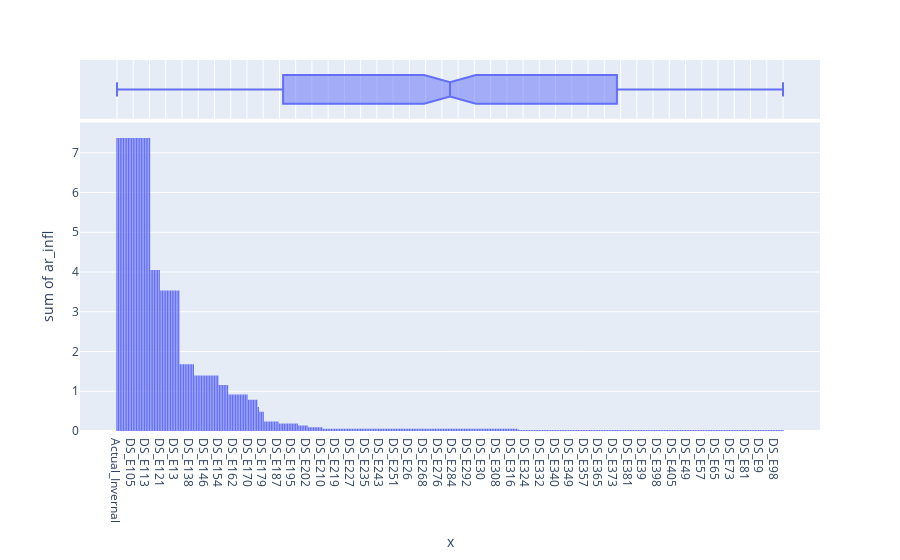

The code cell stored with this chart in its notebook:
### Code cell
px.histogram(df[['ar_infl']].sort_values('ar_infl', ascending=False),x=df[['ar_infl']].index,y='ar_infl',marginal='box')

### Figure 1 — Plotly figure (JSON) as saved in the notebook; plotly's stock layout.template omitted (floating-point values rounded to 4 significant figures; data arrays with more than 128 entries replaced by an {"elided": "..."} marker saying what was removed)
{"data": [{"alignmentgroup": "True", "bingroup": "x", "histfunc": "sum", "hovertemplate": "x=%{x}<br>sum of ar_infl=%{y}<extra></extra>", "legendgroup": "", "marker": {"color": "#636efa", "pattern": {"shape": ""}}, "name": "", "offsetgroup": "", "orientation": "v", "showlegend": false, "type": "histogram", "x": {"elided": "411 str values"}, "xaxis": "x", "y": {"elided": "411 float values"}, "yaxis": "y"}, {"alignmentgroup": "True", "hovertemplate": "x=%{x}<extra></extra>", "legendgroup": "", "marker": {"color": "#636efa"}, "name": "", "notched": true, "offsetgroup": "", "showlegend": false, "type": "box", "x": {"elided": "411 str values"}, "xaxis": "x2", "yaxis": "y2"}], "layout": {"autosize": true, "barmode": "relative", "legend": {"tracegroupgap": 0}, "margin": {"t": 60}, "xaxis": {"anchor": "y", "autorange": true, "domain": [0, 1], "range": [-22.78, 432.8], "title": {"text": "x"}, "type": "category"}, "xaxis2": {"anchor": "y2", "autorange": true, "domain": [0, 1], "matches": "x", "range": [-22.78, 432.8], "showgrid": true, "showticklabels": false, "type": "category"}, "yaxis": {"anchor": "x", "autorange": true, "domain": [0, 0.8316], "range": [0, 7.763], "title": {"text": "sum of ar_infl"}, "type": "linear"}, "yaxis2": {"anchor": "x2", "autorange": true, "domain": [0.8416, 1], "matches": "y2", "range": [-0.5, 0.5], "showgrid": false, "showline": false, "showticklabels": false, "ticks": "", "type": "category"}}}
